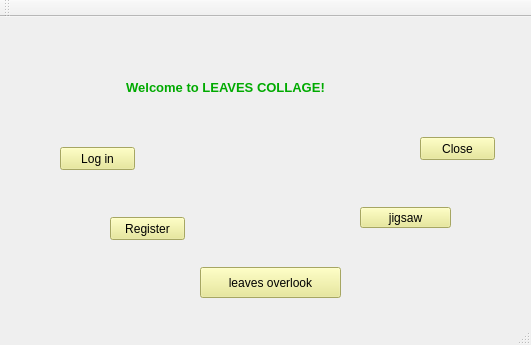
<?xml version="1.0" encoding="UTF-8"?>
<ui version="4.0">
 <class>MainWindow</class>
 <widget class="QMainWindow" name="MainWindow">
  <property name="geometry">
   <rect>
    <x>0</x>
    <y>0</y>
    <width>531</width>
    <height>345</height>
   </rect>
  </property>
  <property name="windowTitle">
   <string>MainWindow</string>
  </property>
  <widget class="QWidget" name="centralWidget">
   <widget class="QLabel" name="label">
    <property name="geometry">
     <rect>
      <x>120</x>
      <y>40</y>
      <width>211</width>
      <height>61</height>
     </rect>
    </property>
    <property name="text">
     <string>&lt;html&gt;&lt;head/&gt;&lt;body&gt;&lt;p align=&quot;center&quot;&gt;&lt;span style=&quot; font-size:10pt; font-weight:600; color:#00aa00;&quot;&gt;Welcome to LEAVES COLLAGE!&lt;/span&gt;&lt;/p&gt;&lt;/body&gt;&lt;/html&gt;</string>
    </property>
   </widget>
   <widget class="QPushButton" name="closeButton">
    <property name="geometry">
     <rect>
      <x>420</x>
      <y>120</y>
      <width>75</width>
      <height>23</height>
     </rect>
    </property>
    <property name="styleSheet">
     <string notr="true">QPushButton{
	
	background-color: rgb(232, 232, 137);
	font: 75 italic 9pt &quot;Aharoni&quot;;
}</string>
    </property>
    <property name="text">
     <string>Close</string>
    </property>
   </widget>
   <widget class="QPushButton" name="regButton">
    <property name="geometry">
     <rect>
      <x>110</x>
      <y>200</y>
      <width>75</width>
      <height>23</height>
     </rect>
    </property>
    <property name="styleSheet">
     <string notr="true">QPushButton{
	background-color: rgb(232, 232, 137);
	font: 75 italic 9pt &quot;Aharoni&quot;;
}</string>
    </property>
    <property name="text">
     <string>Register</string>
    </property>
   </widget>
   <widget class="QPushButton" name="jigsawButton">
    <property name="geometry">
     <rect>
      <x>360</x>
      <y>190</y>
      <width>91</width>
      <height>21</height>
     </rect>
    </property>
    <property name="styleSheet">
     <string notr="true">QPushButton{
	background-color: rgb(232, 232, 137);
	font: 75 italic 9pt &quot;Aharoni&quot;;
}</string>
    </property>
    <property name="text">
     <string>jigsaw</string>
    </property>
   </widget>
   <widget class="QPushButton" name="findButton">
    <property name="geometry">
     <rect>
      <x>200</x>
      <y>250</y>
      <width>141</width>
      <height>31</height>
     </rect>
    </property>
    <property name="styleSheet">
     <string notr="true">QPushButton{
	background-color: rgb(232, 232, 137);
	font: 75 italic 9pt &quot;Aharoni&quot;;
}</string>
    </property>
    <property name="text">
     <string>leaves overlook</string>
    </property>
   </widget>
   <widget class="QPushButton" name="loginButton">
    <property name="geometry">
     <rect>
      <x>60</x>
      <y>130</y>
      <width>75</width>
      <height>23</height>
     </rect>
    </property>
    <property name="styleSheet">
     <string notr="true">QPushButton{
	
	background-color: rgb(232, 232, 137);
	font: 75 italic 9pt &quot;Aharoni&quot;;
}</string>
    </property>
    <property name="text">
     <string>Log in</string>
    </property>
   </widget>
  </widget>
  <widget class="QMenuBar" name="menuBar">
   <property name="geometry">
    <rect>
     <x>0</x>
     <y>0</y>
     <width>531</width>
     <height>23</height>
    </rect>
   </property>
  </widget>
  <widget class="QToolBar" name="mainToolBar">
   <attribute name="toolBarArea">
    <enum>TopToolBarArea</enum>
   </attribute>
   <attribute name="toolBarBreak">
    <bool>false</bool>
   </attribute>
  </widget>
  <widget class="QStatusBar" name="statusBar"/>
 </widget>
 <layoutdefault spacing="6" margin="11"/>
 <resources/>
 <connections>
  <connection>
   <sender>loginButton</sender>
   <signal>clicked()</signal>
   <receiver>MainWindow</receiver>
   <slot>createDialog1()</slot>
   <hints>
    <hint type="sourcelabel">
     <x>82</x>
     <y>175</y>
    </hint>
    <hint type="destinationlabel">
     <x>23</x>
     <y>139</y>
    </hint>
   </hints>
  </connection>
  <connection>
   <sender>regButton</sender>
   <signal>clicked()</signal>
   <receiver>MainWindow</receiver>
   <slot>createDialog2()</slot>
   <hints>
    <hint type="sourcelabel">
     <x>111</x>
     <y>246</y>
    </hint>
    <hint type="destinationlabel">
     <x>56</x>
     <y>251</y>
    </hint>
   </hints>
  </connection>
  <connection>
   <sender>findButton</sender>
   <signal>clicked()</signal>
   <receiver>MainWindow</receiver>
   <slot>openwebpage()</slot>
   <hints>
    <hint type="sourcelabel">
     <x>216</x>
     <y>305</y>
    </hint>
    <hint type="destinationlabel">
     <x>147</x>
     <y>306</y>
    </hint>
   </hints>
  </connection>
  <connection>
   <sender>closeButton</sender>
   <signal>clicked()</signal>
   <receiver>MainWindow</receiver>
   <slot>close()</slot>
   <hints>
    <hint type="sourcelabel">
     <x>489</x>
     <y>170</y>
    </hint>
    <hint type="destinationlabel">
     <x>508</x>
     <y>181</y>
    </hint>
   </hints>
  </connection>
 </connections>
 <slots>
  <slot>createDialog1()</slot>
  <slot>createDialog2()</slot>
  <slot>openwebpage()</slot>
 </slots>
</ui>
